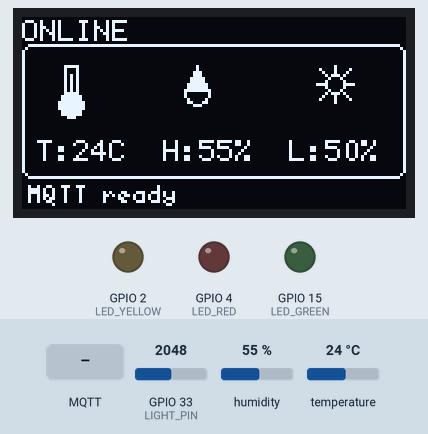
Simulated run of this sketch. Board: ESP32. Shown: 128×64 one-colour display, output pins drawn as LEDs (lit = HIGH). The inputs (shaded band) are chosen by the test bench; at power-on: GPIO 33 (LIGHT_PIN) = 2048, humidity 55 %, temperature 24 °C (analog values on the 0–4095 scale). WiFi joins after 1.5 s; servers stay silent unless stated; random numbers use the default seed unless the sketch sets one; no MQTT or app messages arrive unless stated; what the sketch prints to the serial monitor is not drawn.

Above: at 2.8 s.
2.9 s: MQTT message "on" arrives on the first subscribed topic
At 3.4 s:
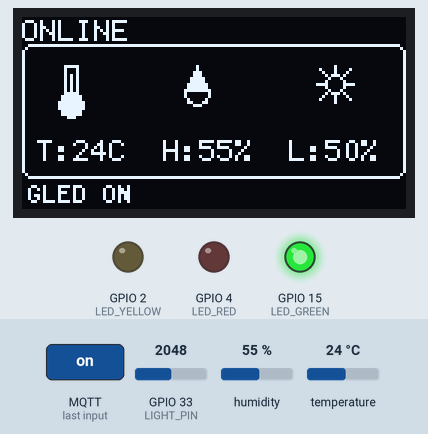
6.2 s: MQTT message "on" arrives on the second subscribed topic
At 7.1 s:
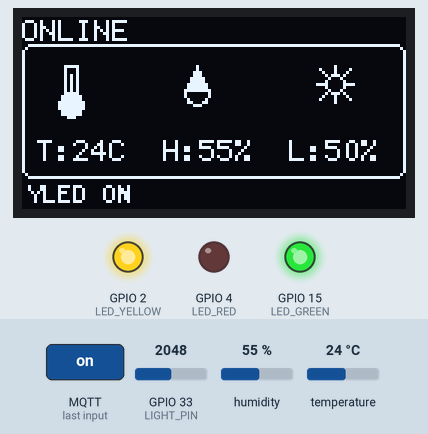
9.2 s: MQTT message "off" arrives on the first subscribed topic
At 10.4 s:
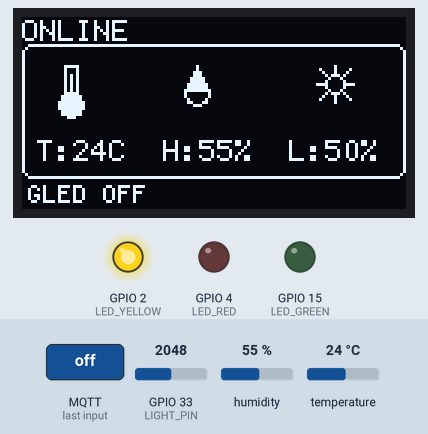
13.2 s: MQTT message "on" arrives on the third subscribed topic
At 13.6 s:
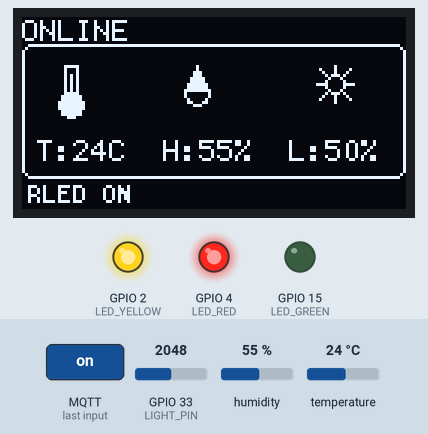
16.2 s: MQTT message "off" arrives on the second subscribed topic
At 17.1 s:
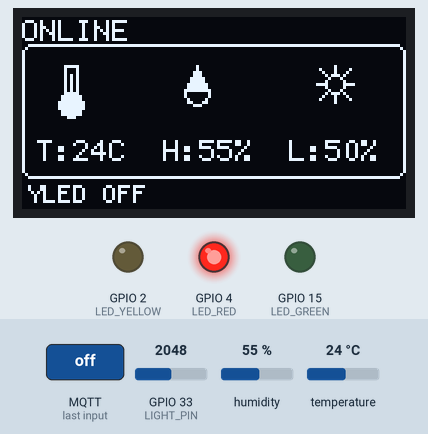
19.2 s: MQTT message "off" arrives on the third subscribed topic
At 20.4 s:
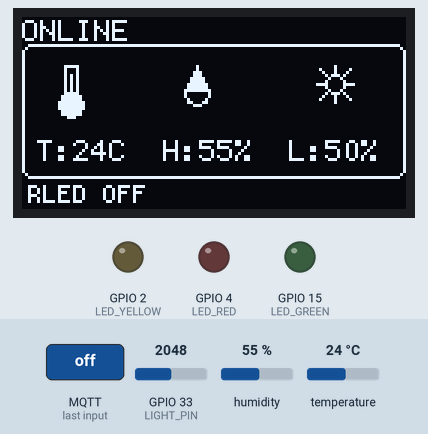
Timing chart, 0 to 22.2 s (numbered marks = the images above; inputs shaded):
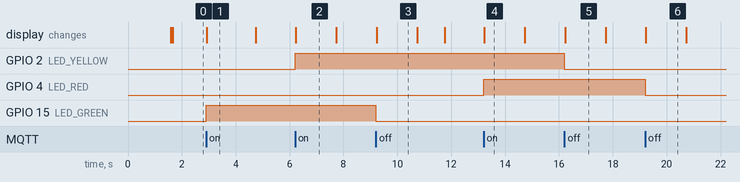

The sketch:

27_mqtt_retained.ino
```cpp
#include <SimpleDHT.h>
#include <Wire.h>
#include <U8g2lib.h>
#include <WiFi.h>
#include <PubSubClient.h>

constexpr uint8_t DHT11_PIN = 14;
constexpr uint8_t LIGHT_PIN = 33;
constexpr uint8_t LED_GREEN = 15;
constexpr uint8_t LED_YELLOW = 2;
constexpr uint8_t LED_RED = 4;

constexpr char WIFI_SSID[] = "H";
constexpr char WIFI_PASSWORD[] = "YOUR_WIFI_PASSWORD";
constexpr char MQTT_HOST[] = "mqttgo.io";
constexpr uint16_t MQTT_PORT = 1883;
// 感測器資料 Topic（不使用 Retain）
constexpr char MQTT_DATA_TOPIC[] = "Hsiang/class305/data";
// 三顆 LED 各自使用獨立 Topic，同一 Topic 同時接收控制並保留最後狀態。
constexpr char MQTT_GREEN_TOPIC[] = "Hsiang/class305/led/green";
constexpr char MQTT_YELLOW_TOPIC[] = "Hsiang/class305/led/yellow";
constexpr char MQTT_RED_TOPIC[] = "Hsiang/class305/led/red";
constexpr unsigned long SENSOR_INTERVAL = 1000;
constexpr unsigned long MQTT_INTERVAL = 10000;

SimpleDHT11 dht11(DHT11_PIN);
U8G2_SSD1306_128X64_NONAME_F_HW_I2C u8g2(U8G2_R0, U8X8_PIN_NONE);
WiFiClient wifiClient;
PubSubClient mqttClient(wifiClient);

byte temperature = 0;
byte humidity = 0;
int lightPercent = 0;
int dhtError = SimpleDHTErrSuccess;
unsigned long lastSensorRead = 0;
unsigned long lastMqttPublish = 0;
String mqttStatus = "MQTT...";
String commandMessage = "";
unsigned long commandShownUntil = 0;

void drawThermometer(uint8_t x, uint8_t y) {
  u8g2.drawFrame(x + 3, y, 5, 11);
  u8g2.drawDisc(x + 5, y + 13, 4);
  u8g2.drawLine(x + 5, y + 3, x + 5, y + 12);
}

void drawDrop(uint8_t x, uint8_t y) {
  u8g2.drawCircle(x + 5, y + 9, 4);
  u8g2.drawTriangle(x + 5, y, x + 1, y + 8, x + 9, y + 8);
}

void drawSun(uint8_t x, uint8_t y) {
  u8g2.drawCircle(x + 6, y + 6, 3);
  u8g2.drawLine(x + 6, y, x + 6, y + 2);
  u8g2.drawLine(x + 6, y + 10, x + 6, y + 12);
  u8g2.drawLine(x, y + 6, x + 2, y + 6);
  u8g2.drawLine(x + 10, y + 6, x + 12, y + 6);
  u8g2.drawLine(x + 1, y + 1, x + 3, y + 3);
  u8g2.drawLine(x + 9, y + 9, x + 11, y + 11);
  u8g2.drawLine(x + 9, y + 3, x + 11, y + 1);
  u8g2.drawLine(x + 1, y + 11, x + 3, y + 9);
}

void updateLeds() {
  // LEDs are controlled by MQTT commands in this project.
}

const char *ledTopic(uint8_t pin) {
  if (pin == LED_GREEN) return MQTT_GREEN_TOPIC;
  if (pin == LED_YELLOW) return MQTT_YELLOW_TOPIC;
  if (pin == LED_RED) return MQTT_RED_TOPIC;
  return nullptr;
}

void publishLedState(uint8_t pin, bool on) {
  const char *topic = ledTopic(pin);
  if (topic == nullptr || !mqttClient.connected()) return;
  // true = Retain：Broker 會分別保留每顆 LED 的最後狀態。
  mqttClient.publish(topic, on ? "ON" : "OFF", true);
}

void drawDashboard() {
  u8g2.clearBuffer();
  u8g2.drawStr(0, 0, WiFi.status() == WL_CONNECTED ? "ONLINE" : "OFFLINE");
  // Complete rounded frame enclosing every icon and value label.
  u8g2.drawRFrame(0, 9, 128, 45, 3);
  drawThermometer(11, 16);
  drawDrop(53, 16);
  drawSun(98, 16);

  char line[24];
  if (dhtError == SimpleDHTErrSuccess) {
    snprintf(line, sizeof(line), "T:%uC", temperature);
    u8g2.drawStr(5, 40, line);
    snprintf(line, sizeof(line), "H:%u%%", humidity);
    u8g2.drawStr(47, 40, line);
  } else {
    u8g2.drawStr(5, 40, "DHT err");
  }
  snprintf(line, sizeof(line), "L:%d%%", lightPercent);
  u8g2.drawStr(89, 40, line);
  u8g2.setFont(u8g2_font_5x8_tf);
  u8g2.drawStr(2, 55, millis() < commandShownUntil ? commandMessage.c_str() : mqttStatus.c_str());
  u8g2.setFont(u8g2_font_6x12_tf);
  u8g2.sendBuffer();
}

void showCommand(const char *name, bool on) {
  commandMessage = String(name) + (on ? " ON" : " OFF");
  commandShownUntil = millis() + 1000;
  drawDashboard();
}

void mqttCallback(char *topic, byte *payload, unsigned int length) {
  char message[64];
  unsigned int copyLength = min(length, (unsigned int)(sizeof(message) - 1));
  memcpy(message, payload, copyLength);
  message[copyLength] = '\0';

  const char *name = nullptr;
  uint8_t ledPin = LED_GREEN;
  if (strcmp(topic, MQTT_GREEN_TOPIC) == 0) {
    name = "GLED";
    ledPin = LED_GREEN;
  } else if (strcmp(topic, MQTT_YELLOW_TOPIC) == 0) {
    name = "YLED";
    ledPin = LED_YELLOW;
  } else if (strcmp(topic, MQTT_RED_TOPIC) == 0) {
    name = "RLED";
    ledPin = LED_RED;
  } else {
    return;
  }

  // Accept the app's JSON payload and retained plain ON/OFF state messages.
  bool isJsonCommand = strchr(message, '{') != nullptr;
  bool on = isJsonCommand ? strstr(message, "\"on\"") != nullptr
                          : strcasecmp(message, "ON") == 0;
  bool off = isJsonCommand ? strstr(message, "\"off\"") != nullptr
                           : strcasecmp(message, "OFF") == 0;
  if (!on && !off) return;
  digitalWrite(ledPin, on ? HIGH : LOW);
  // Only JSON commands write retained state; ON/OFF feedback must not loop.
  if (isJsonCommand) publishLedState(ledPin, on);
  showCommand(name, on);
  Serial.printf("Control: %s %s\n", name, on ? "ON" : "OFF");
}

void readSensors() {
  dhtError = dht11.read(&temperature, &humidity, nullptr);
  int lightRaw = analogRead(LIGHT_PIN);
  lightPercent = constrain(map(lightRaw, 0, 4095, 0, 100), 0, 100);
  updateLeds();
}

bool connectWiFi() {
  WiFi.mode(WIFI_STA);
  WiFi.begin(WIFI_SSID, WIFI_PASSWORD);
  for (uint8_t attempt = 0; attempt < 40 && WiFi.status() != WL_CONNECTED; ++attempt) delay(500);
  return WiFi.status() == WL_CONNECTED;
}

bool connectMqtt() {
  if (mqttClient.connected()) return true;
  uint32_t randomPart = esp_random();
  char clientId[32];
  snprintf(clientId, sizeof(clientId), "esp32-%08lX", (unsigned long)randomPart);
  mqttStatus = "MQTT connect";
  drawDashboard();
  bool ok = mqttClient.connect(clientId);
  if (ok) {
    mqttClient.subscribe(MQTT_GREEN_TOPIC);
    mqttClient.subscribe(MQTT_YELLOW_TOPIC);
    mqttClient.subscribe(MQTT_RED_TOPIC);
  }
  mqttStatus = ok ? "MQTT ready" : "MQTT error";
  updateLeds();
  drawDashboard();
  return ok;
}

bool publishData() {
  if (!connectMqtt() || dhtError != SimpleDHTErrSuccess) return false;
  char payload[64];
  snprintf(payload, sizeof(payload), "{\"temp\":%u,\"humi\":%u,\"light\":%d}", temperature, humidity, lightPercent);
  bool ok = mqttClient.publish(MQTT_DATA_TOPIC, payload);
  mqttStatus = ok ? "MQTT sent" : "MQTT error";
  updateLeds();
  drawDashboard();
  Serial.printf("MQTT %s: %s\n", ok ? "published" : "publish failed", payload);
  return ok;
}

void setup() {
  Serial.begin(115200);
  analogReadResolution(12);
  pinMode(LIGHT_PIN, INPUT);
  pinMode(LED_GREEN, OUTPUT);
  pinMode(LED_YELLOW, OUTPUT);
  pinMode(LED_RED, OUTPUT);
  digitalWrite(LED_GREEN, LOW);
  digitalWrite(LED_YELLOW, LOW);
  digitalWrite(LED_RED, LOW);

  Wire.begin(21, 22);
  u8g2.begin();
  u8g2.setFont(u8g2_font_6x12_tf);
  u8g2.setFontPosTop();
  mqttClient.setServer(MQTT_HOST, MQTT_PORT);
  mqttClient.setCallback(mqttCallback);
  connectWiFi();
  readSensors();
  connectMqtt();
  drawDashboard();
  lastSensorRead = millis();
  lastMqttPublish = millis();
}

void loop() {
  unsigned long now = millis();
  if (WiFi.status() != WL_CONNECTED) connectWiFi();
  if (now - lastSensorRead >= SENSOR_INTERVAL) {
    lastSensorRead = now;
    readSensors();
    drawDashboard();
  }
  if (!mqttClient.connected()) connectMqtt();
  mqttClient.loop();
  if (now - lastMqttPublish >= MQTT_INTERVAL) {
    lastMqttPublish = now;
    publishData();
  }
}
```

Measured:
- after the input at 2.9 s, GPIO 15 (LED_GREEN): LOW → HIGH at once; the display: changes at once (image 1)
- after the input at 6.2 s, GPIO 2 (LED_YELLOW): LOW → HIGH at once; the display: changes at once (image 2)
- after the input at 9.2 s, GPIO 15 (LED_GREEN): HIGH → LOW at once
- after the input at 13.2 s, GPIO 4 (LED_RED): LOW → HIGH at once; the display: changes at once (image 4)
- after the input at 16.2 s, GPIO 2 (LED_YELLOW): HIGH → LOW at once; the display: changes at once (image 5)
- after the input at 19.2 s, GPIO 4 (LED_RED): HIGH → LOW at once; the display: changes at once (image 6)
- what the display in image 1 shows lasts 1.8 s, from 2.9 s to 4.7 s
